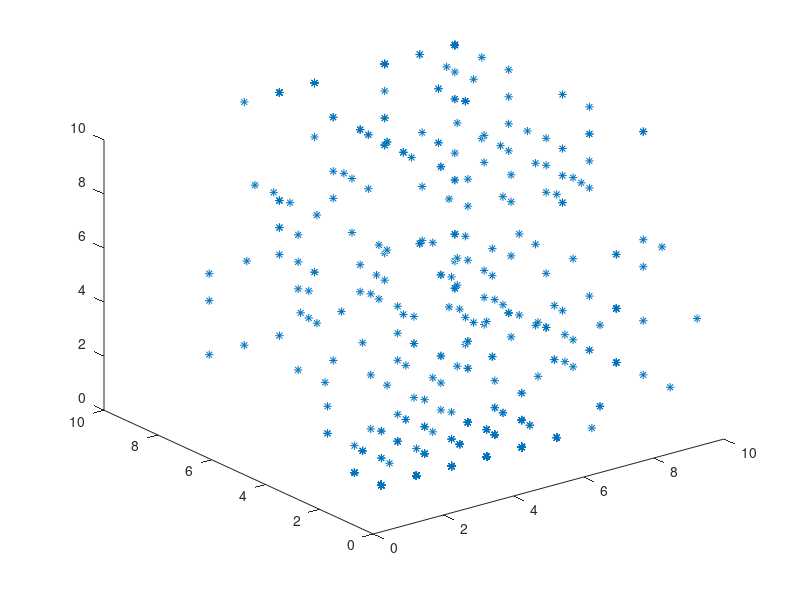

This figure's MATLAB source: (Note: this script raises an error after producing the figure.)
clc;
clear;
% logistic regression through gradiant descent
cancer = csvread('Breast_Cancer.dat');
size(cancer)
x1 = cancer(:,1);
x2 = cancer(:,2);  
x3 = cancer(:,3);
x4 = cancer(:,4);
x5 = cancer(:,5);
x6 = cancer(:,6);
x7 = cancer(:,7);
x8 = cancer(:,8);
x9 = cancer(:,9);
x10 = cancer(:,10);
plot3(x2,x3,x9,'*');   % read the txt info , need more variables

% 1) Augmented X matrix
x = [ones(size(x1,1),1) x2 x3 x4 x5 x6 x7 x9];

% 2) Normalize 
m = size(x,1);   %768
n = size(x,2);   % 3 
means_x = mean(x);   % get the means of each column
%stds_x = std(x); % get the std of each column

for i = 1:m 
    for j = 1: n
        if x(i,j) == 0
            x(i,j)=means_x(j);  % replace the missing values with mean of the column
        end
    end 
    x(i,2:end) = (x(i,2:end) - means_x(2:end)) / stds_x(2:end);           %first column are 1s, so start from 2
end

% 3) Split up the data into test and train
x_train = x(1:630, :);
y_train = cancer(1:630, 11);
%size(x_train)

x_test = x(630:end,:);
y_test = cancer(630:end,11);

%x_train;

% 4) Gradient Descent Algorithm
parameters = [0;0;0;0;0;0;0;0];   % parameters be consistent with x matrix columns
learningRate = 1e-8 % 1e-4 = 0.0001;   % make it only 3 decimal
reduce =  500;
epochs = 2000;
costHistory = zeros(epochs,1);
m = size(x_train,1);

for i = 1:epochs
    h = (sigmoid(x_train*parameters)- y_train)';   % h should be transposed
    
    for k = 1 : size(parameters,1)
        parameters(k) =  parameters(k) - learningRate*h*x_train(:,k);
    end
    
    % Adaptive 
    if ( i~= 0 && mod(i,reduce)==0)
        learningRate = learningRate/2;
    end
        
    % cost histoty
    costHistory(i) = logCost(x_train,y_train,parameters);
    costHistory(i)  % it should have the i 
    
end
parameters

figure;
plot(1:epochs,costHistory,'b');

% 5) Test on the test set

printf('Test Classification:')
testPredictions = sigmoid(x_test*parameters);
for i = 1: size(x_test,1)
    if testPredictions(i) >= 0.5   
        testPredictions(i) = 4;
        %testPredictions(i) = 1;
    else
        testPredictions(i) = 2;
        %testPredictions(i) = 0;
    end
end

[ y_test  real(testPredictions) ] 

count = 0 ;
for i=1:size(x_test,1)
    if y_test(i) == testPredictions(i)
        count = count+1;
    end
end

count / size(x_test,1)   % how well it predicts


% 6) Deterime Accuracy of classification
  
    
    
    
    
    
    
    
    
    
    
    
    
    
    
    
    
    
    